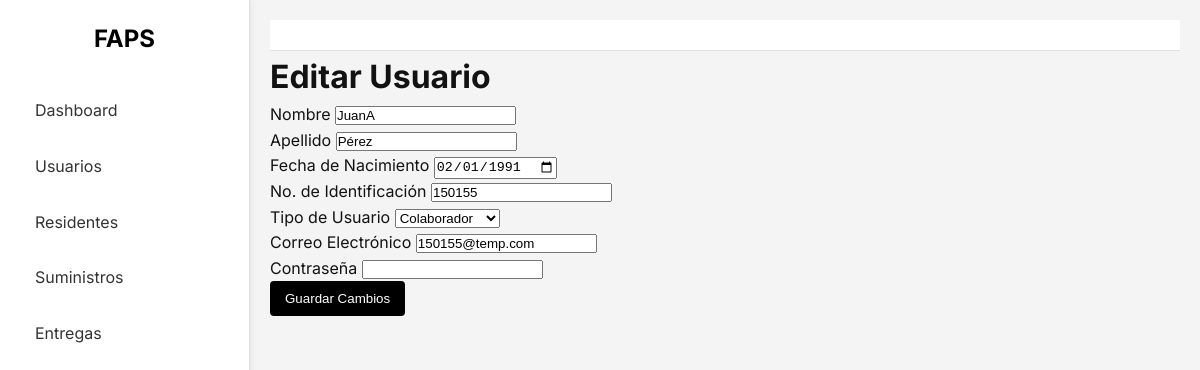
Screenshot of /admin/users/edit/1 with the database file from the repository.
### app/models.py (models this page shows, shortened)
class User(db.Model, UserMixin):
    __tablename__ = 'user'
    __table_args__ = (
        db.UniqueConstraint('email', name='uq_user_email'),
        db.UniqueConstraint('no_identification', name='uq_user_identification'),
    )
    id = db.Column(db.Integer, primary_key=True)
    fs_uniquifier = db.Column(db.String(255), unique=True, nullable=False, default=lambda: str(uuid.uuid4()))
    email = db.Column(db.String(255), nullable=False)
    password = db.Column(db.String(255), nullable=False)
    name = db.Column(db.String(100), nullable=False)
    lastname = db.Column(db.String(100), nullable=False)
    active = db.Column(db.Boolean, default=True)
    confirmed_at = db.Column(db.DateTime)
    birthday_date = db.Column(db.Date, nullable=False)
    no_identification = db.Column(db.Integer, nullable=False)
    type_user = db.Column(db.String(50), nullable=False, default="colaborador")
    roles = db.relationship(
        'Role',
        secondary=roles_users,
        backref=db.backref('users', lazy='dynamic')
    )

### app/routes/user_routes.py (the view, shortened to what this page needs)
@user_bp.route('/admin/users/edit/<int:id>', methods=['GET', 'POST'])
def edit_user(id):
    user = User.query.get_or_404(id)
    return render_template('edit_user.html', user=user)

### app/templates/edit_user.html (shortened to what this page needs)
{% extends 'base.html' %}
{% block content %}
<h1>Editar Usuario</h1>
<form method="POST" action="{{ url_for('user_bp.edit_user', id=user.id) }}">
    <div class="form-group">
        <label for="name">Nombre</label>
        <input type="text" class="form-control" id="name" name="name" value="{{ user.name }}" required>
    </div>
    <div class="form-group">
        <label for="lastname">Apellido</label>
        <input type="text" class="form-control" id="lastname" name="lastname" value="{{ user.lastname }}" required>
    </div>
    <div class="form-group">
        <label for="birthday_date">Fecha de Nacimiento</label>
        <input type="date" class="form-control" id="birthday_date" name="birthday_date" value="{{ user.birthday_date }}" required>
    </div>
    <div class="form-group">
        <label for="no_identification">No. de Identificación</label>
        <input type="text" class="form-control" id="no_identification" name="no_identification" value="{{ user.no_identification }}" required>
    </div>
    <div class="form-group">
        <label for="type_user">Tipo de Usuario</label>
        <select class="form-control" id="type_user" name="type_user" required>
            <option value="colaborador" {% if user.type_user == 'colaborador' %}selected{% endif %}>Colaborador</option>
        </select>
    </div>
    <div class="form-group">
        <label for="email">Correo Electrónico</label>
        <input type="email" class="form-control" id="email" name="email" value="{{ user.email }}" required>
    </div>
    <div class="form-group">
        <label for="password">Contraseña</label>
        <input type="password" class="form-control" id="password" name="password">
    </div>
    <button type="submit" class="btn btn-primary">Guardar Cambios</button>
</form>
{% endblock %}

### app/static/css/custom.css (style rules this page uses)
:root { --bg-primary: #f4f4f4; --bg-secondary: #ffffff; --text-primary: #121212; --text-secondary: #333333; --border-color: #e0e0e0; --accent-color: #000000; }
* { margin: 0; padding: 0; box-sizing: border-box; transition: all 0.3s ease; }
body { font-family: 'Inter', -apple-system, BlinkMacSystemFont, 'Segoe UI', 'Roboto', sans-serif; background-color: var(--bg-primary); color: var(--text-primary); line-height: 1.6; }
.btn { display: inline-block; padding: 10px 15px; background-color: var(--accent-color); color: white; text-decoration: none; border-radius: 4px; border: none; }

### rows the page displays
User: name "JuanA", lastname "Pérez", birthday_date "02/01/1991", no_identification "150155", type_user "Colaborador", email "150155@temp.com"
